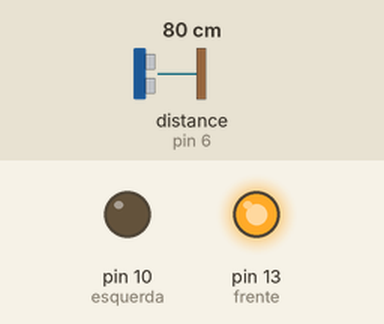
The sketch below on a simulated Arduino Uno, built with avr-gcc and run on an emulated ATmega328P. Parts: output pins drawn as LEDs (lit = HIGH). Wiring (inferred from the names in the program): ultrasonic range finder: trigger pin 7; echo pin 6. The test bench sets the inputs (shaded band); at power-on: distance to the obstacle (sensor on pin 6) 80 cm. The echo pulse lasts 58.3 µs per cm; pins used as bus, display or sensor lines are not drawn.

Above: at 1.2 s.
1.3 s: distance to the obstacle (sensor on pin 6) set to 12 cm
2.8 s: distance to the obstacle (sensor on pin 6) set to 9 cm
At 3.5 s:
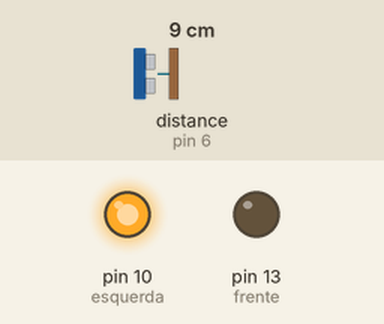
Timing chart, 0 to 5.8 s (numbered marks = the images above; inputs shaded):
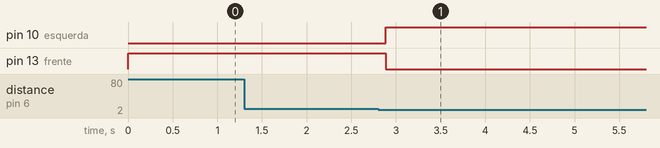

The sketch:

carro.ino
```cpp
 int frente =  13;
int re  = 12 ;
int direita =  11;
int esquerda = 10;
const int pingPin = 7;
const int echoPin = 6;
int entrada;

void setup()
{
  Serial.begin(9600);
}

void funcaoFrente()
{
  pinMode(frente,OUTPUT);
  digitalWrite(frente,HIGH);

}
void funcaoRe()
{
  pinMode(re,OUTPUT);
  digitalWrite(re,HIGH);
}
void funcaoDireita()
{
  pinMode(direita,OUTPUT);
  digitalWrite(direita,HIGH);
}
void funcaoEsquerda()
{
  pinMode(esquerda,OUTPUT);
  digitalWrite(esquerda,HIGH);
}
void parar()
{

   digitalWrite(direita,LOW);
   digitalWrite(esquerda,LOW);
   digitalWrite(frente,LOW);
   digitalWrite(re,LOW);


}

long microsecondsToInches(long microseconds)
{
  return microseconds / 74 / 2;
}


long microsecondsToCentimeters(long microseconds)
{

  return microseconds / 29 / 2;
}

void loop()
{
  long duration, inches, cm;
  pinMode(pingPin, OUTPUT);
  digitalWrite(pingPin, LOW);
  delayMicroseconds(2);
  digitalWrite(pingPin, HIGH);
  delayMicroseconds(10);
  digitalWrite(pingPin, LOW);
  pinMode(echoPin, INPUT);
  duration = pulseIn(echoPin, HIGH);

  //inches = microsecondsToInches(duration);
  cm = microsecondsToCentimeters(duration);

  if(cm < 10)
  {
     //Serial.println("teste");
     parar();
     funcaoRe();
     funcaoEsquerda();
  }else
  {
   parar();
   funcaoFrente();
  }
  delay(100);
}
```

Measured:
- the behaviour switches between 11 and 10 cm on distance to the obstacle (sensor on pin 6) (found by bisection; images 0 and 1)
- after the input at 2.8 s, pin 10 (esquerda): LOW → HIGH after 0.09 s; pin 13 (frente): HIGH → LOW after 0.09 s
